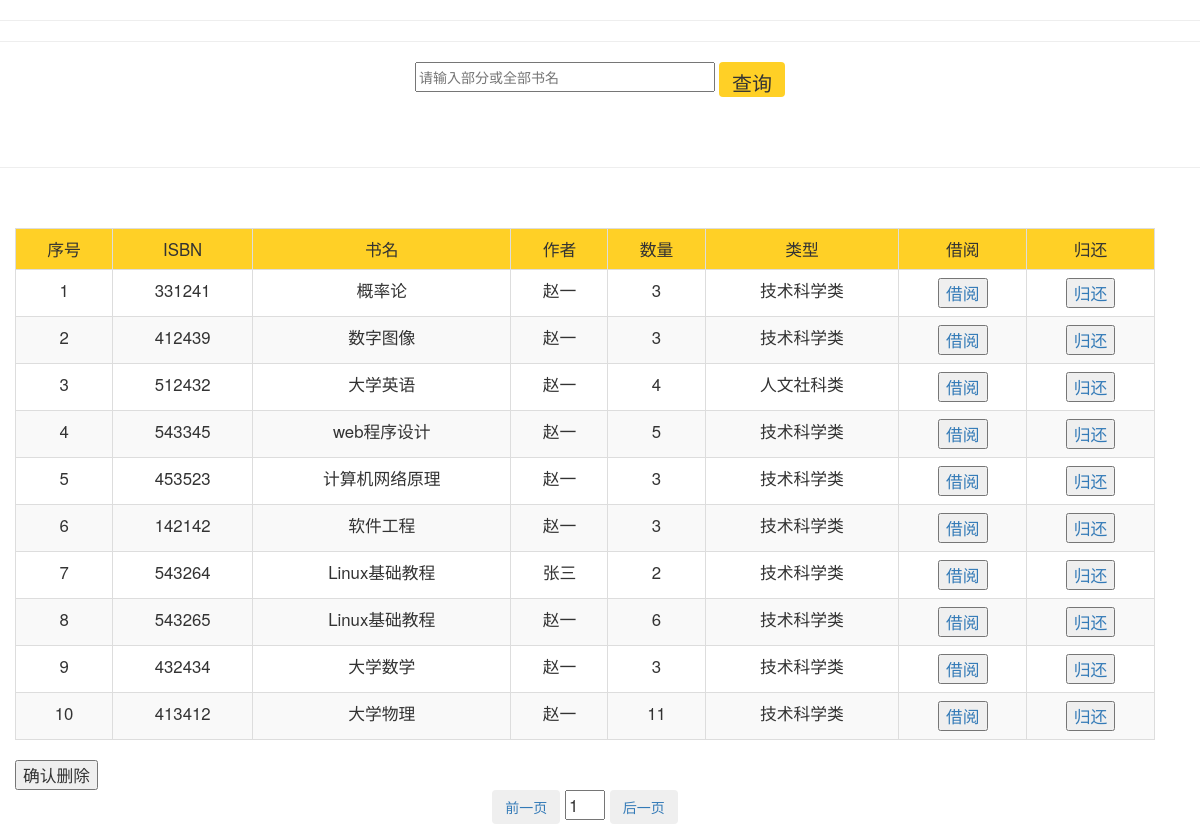
/php/select.php, run on the app's committed database.
### tables this page shows
create table book
(
    bid    int auto_increment primary key,
    ISBN   varchar(30) unique,
    bname  varchar(20) not null,
    author varchar(20),
    number int,
    bt_id  int
 
 
);

create table booktype
(
    bt_id   int         not null,
    bt_name varchar(30) not null
);

### php/select.php (the view, shortened to what this page needs)
<?php
$sel = $_GET['select'];
$db = new mysqli('127.0.0.1', 'root', 'root', 'book_share_system');
$db->query("set names 'utf8'");
$pagesize = 10;
$page = isset($_GET['page']) ? $_GET['page'] : 1;
$start = ($page - 1) * $pagesize;
$strSQL = "select * from book,booktype where book.bt_id=booktype.bt_id and bname like '%{$sel}%' order by book.bid limit $start, $pagesize";
$result = $db->query($strSQL);
?>
<!DOCTYPE html>
<html lang="en">
<head>
    <link href="../css/select.css" type="text/css" rel="stylesheet">
    <link href="../bootstrap/css/bootstrap.min.css" type="text/css" rel="stylesheet">
</head>
<body>
<hr>
<hr>
<div>
    <form action="select2.php" id="form" method="get">
        <p style="text-align: center">
            <input type="text" id="select" name="select" class="" placeholder="请输入部分或全部书名">
            <input type="submit" id="btn" value="查询" class="btn" style="background-color: #FFD026;">
        </p>
    </form>
</div>
<br>
<br>
<hr>
<br>
<br>
<div class="container" style="font-size: larger;margin-right: 150px">
    <form action="delete.php" method="get">
        <table id="myT" class="table table-striped table-bordered table-hover">
            <tr style="background-color: #FFD026">
                <td>序号</td>
                <td>ISBN</td>
                <td>书名</td>
                <td>作者</td>
                <td>数量</td>
                <td>类型</td>
                <td>借阅</td>
                <td>归还</td>
            </tr>
            <?php
            $i = 0;
            while ($obj = $result->fetch_object()) {
                $i++;
                ?>
                <tr>
                    <td><?= $i + $start ?></td>
                    <td><?= $obj->ISBN ?></td>
                    <td><?= $obj->bname ?></td>
                    <td><?= $obj->author ?></td>
                    <td><?= $obj->number ?></td>
                    <td><?= $obj->bt_name ?></td>
                    <td><a href="lend.php?id=<?php echo $obj->bid; ?>"><input type="button" value="借阅"
                                                                              name="btn_borrow"></a></td>
                    <td><a href="borrow.php?id=<?php echo $obj->bid; ?>"><input type="button" value="归还"
                                                                                name="btn_return"></a></td>
                </tr>
                <?php
            }
            ?>
        </table>
                    <input type="submit" value="确认删除" id="delete" name="delete">
        <p style="text-align: center">
            <a href="select.php?page=<?= $page - 1 ?>&select=<?= $sel ?>"
               target="_self"><input type="button" value="前一页" class="btn"></a>
            <input type="text" name="page" size="1"
                   value="<?= $page ?>"/>
            <a href="select.php?page=<?= $page + 1 ?>&select=<?= $sel ?>"
               target="_self"><input type="button" value="后一页" class="btn"></a>
        </p>
    </form>
</div>
</body>
</html>

### css/select.css (style rules this page uses)
#select { width: 300px; height: 30px; }
#btn,#btn_re { height: 35px; font-size: 20px; }
table { width: 80%; border-collapse: collapse; margin: auto; }
table, td, th { border: 2px solid black; margin: auto; text-align: center; }

### data on the page
book: start "1", ISBN "331241", bname "概率论", author "赵一", number "3", bt.bt_name "技术科学类"
book: start "2", ISBN "412439", bname "数字图像", author "赵一", number "3", bt.bt_name "技术科学类"
book: start "3", ISBN "512432", bname "大学英语", author "赵一", number "4", bt.bt_name "人文社科类"
book: start "4", ISBN "543345", bname "web程序设计", author "赵一", number "5", bt.bt_name "技术科学类"
book: start "5", ISBN "453523", bname "计算机网络原理", author "赵一", number "3", bt.bt_name "技术科学类"
book: start "6", ISBN "142142", bname "软件工程", author "赵一", number "3", bt.bt_name "技术科学类"
book: start "7", ISBN "543264", bname "Linux基础教程", author "张三", number "2", bt.bt_name "技术科学类"
book: start "8", ISBN "543265", bname "Linux基础教程", author "赵一", number "6", bt.bt_name "技术科学类"
book: start "9", ISBN "432434", bname "大学数学", author "赵一", number "3", bt.bt_name "技术科学类"
book: start "10", ISBN "413412", bname "大学物理", author "赵一", number "11", bt.bt_name "技术科学类"
